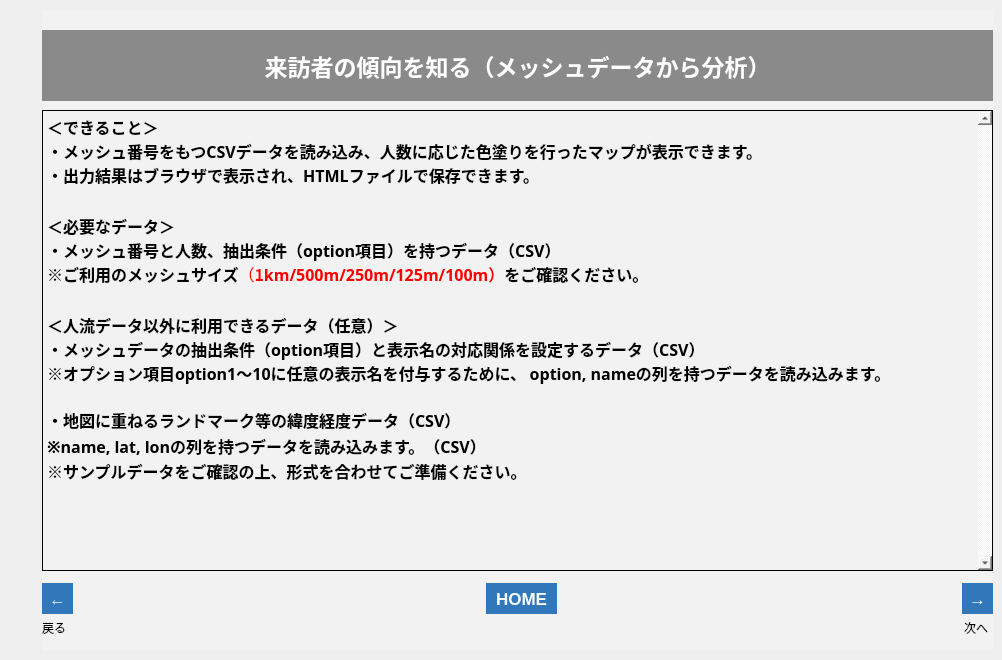
   <widget class="QWidget" name="widget">
    <attribute name="title">
     <string>001_1</string>
    </attribute>
    <widget class="QFrame" name="frame_2">
     <property name="geometry">
      <rect>
       <x>42</x>
       <y>10</y>
       <width>951</width>
       <height>641</height>
      </rect>
     </property>
     <property name="styleSheet">
      <string notr="true">background-color: rgb(242, 242, 242);</string>
     </property>
     <property name="frameShape">
      <enum>QFrame::NoFrame</enum>
     </property>
     <property name="frameShadow">
      <enum>QFrame::Plain</enum>
     </property>
     <property name="lineWidth">
      <number>0</number>
     </property>
     <widget class="QLabel" name="label_12">
      <property name="geometry">
       <rect>
        <x>922</x>
        <y>610</y>
        <width>31</width>
        <height>16</height>
       </rect>
      </property>
      <property name="text">
       <string>次へ</string>
      </property>
     </widget>
     <widget class="QLabel" name="label_11">
      <property name="geometry">
       <rect>
        <x>0</x>
        <y>610</y>
        <width>50</width>
        <height>16</height>
       </rect>
      </property>
      <property name="text">
       <string>戻る</string>
      </property>
     </widget>
     <widget class="QToolButton" name="btn_001_1_n">
      <property name="geometry">
       <rect>
        <x>920</x>
        <y>573</y>
        <width>31</width>
        <height>31</height>
       </rect>
      </property>
      <property name="font">
       <font>
        <pointsize>13</pointsize>
        <weight>75</weight>
        <bold>true</bold>
       </font>
      </property>
      <property name="styleSheet">
       <string notr="true">background-color: rgb(48,120,186);
color: rgb(255, 255, 255);
border: none;</string>
      </property>
      <property name="text">
       <string>→</string>
      </property>
     </widget>
     <widget class="QToolButton" name="btn_001_1_b">
      <property name="geometry">
       <rect>
        <x>0</x>
        <y>573</y>
        <width>31</width>
        <height>31</height>
       </rect>
      </property>
      <property name="font">
       <font>
        <pointsize>13</pointsize>
        <weight>75</weight>
        <bold>true</bold>
       </font>
      </property>
      <property name="styleSheet">
       <string notr="true">background-color: rgb(48,120,186);
color: rgb(255, 255, 255);
border: none;</string>
      </property>
      <property name="text">
       <string>←</string>
      </property>
     </widget>
     <widget class="QLabel" name="label_6">
      <property name="geometry">
       <rect>
        <x>0</x>
        <y>20</y>
        <width>951</width>
        <height>71</height>
       </rect>
      </property>
      <property name="font">
       <font>
        <family>游ゴシック</family>
        <pointsize>17</pointsize>
        <weight>75</weight>
        <bold>true</bold>
       </font>
      </property>
      <property name="styleSheet">
       <string notr="true">background-color: rgb(138, 138, 138);
color: rgb(255, 255, 255);</string>
      </property>
      <property name="text">
       <string>来訪者の傾向を知る（メッシュデータから分析）</string>
      </property>
      <property name="alignment">
       <set>Qt::AlignCenter</set>
      </property>
     </widget>
     <widget class="QToolButton" name="btn_home_1">
      <property name="geometry">
       <rect>
        <x>444</x>
        <y>573</y>
        <width>71</width>
        <height>31</height>
       </rect>
      </property>
      <property name="font">
       <font>
        <pointsize>13</pointsize>
        <weight>75</weight>
        <bold>true</bold>
       </font>
      </property>
      <property name="styleSheet">
       <string notr="true">background-color: rgb(48,120,186);
color: rgb(255, 255, 255);
border: none;</string>
      </property>
      <property name="text">
       <string>HOME</string>
      </property>
     </widget>
     <widget class="QTextEdit" name="textEdit">
      <property name="geometry">
       <rect>
        <x>0</x>
        <y>100</y>
        <width>951</width>
        <height>461</height>
       </rect>
      </property>
      <property name="palette">
       <palette>
        <active>
         <colorrole role="Button">
          <brush brushstyle="SolidPattern">
           <color alpha="255">
            <red>242</red>
            <green>242</green>
            <blue>242</blue>
           </color>
          </brush>
         </colorrole>
         <colorrole role="Base">
          <brush brushstyle="SolidPattern">
           <color alpha="255">
            <red>242</red>
            <green>242</green>
            <blue>242</blue>
           </color>
          </brush>
         </colorrole>
         <colorrole role="Window">
          <brush brushstyle="SolidPattern">
           <color alpha="255">
            <red>242</red>
            <green>242</green>
            <blue>242</blue>
           </color>
          </brush>
         </colorrole>
         <colorrole role="Highlight">
          <brush brushstyle="SolidPattern">
           <color alpha="255">
            <red>143</red>
            <green>201</green>
            <blue>247</blue>
           </color>
          </brush>
         </colorrole>
        </active>
        <inactive>
         <colorrole role="Button">
          <brush brushstyle="SolidPattern">
           <color alpha="255">
            <red>242</red>
            <green>242</green>
            <blue>242</blue>
           </color>
          </brush>
         </colorrole>
         <colorrole role="Base">
          <brush brushstyle="SolidPattern">
           <color alpha="255">
            <red>242</red>
            <green>242</green>
            <blue>242</blue>
           </color>
          </brush>
         </colorrole>
         <colorrole role="Window">
          <brush brushstyle="SolidPattern">
           <color alpha="255">
            <red>242</red>
            <green>242</green>
            <blue>242</blue>
           </color>
          </brush>
         </colorrole>
         <colorrole role="Highlight">
          <brush brushstyle="SolidPattern">
           <color alpha="255">
            <red>143</red>
            <green>201</green>
            <blue>247</blue>
           </color>
          </brush>
         </colorrole>
        </inactive>
        <disabled>
         <colorrole role="Button">
          <brush brushstyle="SolidPattern">
           <color alpha="255">
            <red>242</red>
            <green>242</green>
            <blue>242</blue>
           </color>
          </brush>
         </colorrole>
         <colorrole role="Base">
          <brush brushstyle="SolidPattern">
           <color alpha="255">
            <red>242</red>
            <green>242</green>
            <blue>242</blue>
           </color>
          </brush>
         </colorrole>
         <colorrole role="Window">
          <brush brushstyle="SolidPattern">
           <color alpha="255">
            <red>242</red>
            <green>242</green>
            <blue>242</blue>
           </color>
          </brush>
         </colorrole>
         <colorrole role="Highlight">
          <brush brushstyle="SolidPattern">
           <color alpha="255">
            <red>143</red>
            <green>201</green>
            <blue>247</blue>
           </color>
          </brush>
         </colorrole>
        </disabled>
       </palette>
      </property>
      <property name="font">
       <font>
        <family>游ゴシック</family>
        <pointsize>14</pointsize>
       </font>
      </property>
      <property name="styleSheet">
       <string notr="true">selection-background-color: rgb(143, 201, 247);</string>
      </property>
      <property name="frameShape">
       <enum>QFrame::Panel</enum>
      </property>
      <property name="frameShadow">
       <enum>QFrame::Plain</enum>
      </property>
      <property name="verticalScrollBarPolicy">
       <enum>Qt::ScrollBarAlwaysOn</enum>
      </property>
      <property name="readOnly">
       <bool>true</bool>
      </property>
      <property name="html">
       <string>&lt;!DOCTYPE HTML PUBLIC &quot;-//W3C//DTD HTML 4.0//EN&quot; &quot;http://www.w3.org/TR/REC-html40/strict.dtd&quot;&gt;
&lt;html&gt;&lt;head&gt;&lt;meta name=&quot;qrichtext&quot; content=&quot;1&quot; /&gt;&lt;style type=&quot;text/css&quot;&gt;
p, li { white-space: pre-wrap; }
&lt;/style&gt;&lt;/head&gt;&lt;body style=&quot; font-family:'游ゴシック'; font-size:14pt; font-weight:400; font-style:normal;&quot;&gt;
&lt;p style=&quot; margin-top:0px; margin-bottom:0px; margin-left:0px; margin-right:0px; -qt-block-indent:0; text-indent:0px;&quot;&gt;&lt;span style=&quot; font-size:12pt; font-weight:600;&quot;&gt;＜できること＞ &lt;/span&gt;&lt;/p&gt;
&lt;p style=&quot; margin-top:0px; margin-bottom:0px; margin-left:0px; margin-right:0px; -qt-block-indent:0; text-indent:0px;&quot;&gt;&lt;span style=&quot; font-size:12pt; font-weight:600;&quot;&gt;・メッシュ番号をもつCSVデータを読み込み、人数に応じた色塗りを行ったマップが表示できます。&lt;/span&gt;&lt;/p&gt;
&lt;p style=&quot; margin-top:0px; margin-bottom:0px; margin-left:0px; margin-right:0px; -qt-block-indent:0; text-indent:0px;&quot;&gt;&lt;span style=&quot; font-size:12pt; font-weight:600;&quot;&gt;・出力結果はブラウザで表示され、HTMLファイルで保存できます。 &lt;/span&gt;&lt;/p&gt;
&lt;p style=&quot;-qt-paragraph-type:empty; margin-top:0px; margin-bottom:0px; margin-left:0px; margin-right:0px; -qt-block-indent:0; text-indent:0px;&quot;&gt;&lt;br /&gt;&lt;/p&gt;
&lt;p style=&quot; margin-top:0px; margin-bottom:0px; margin-left:0px; margin-right:0px; -qt-block-indent:0; text-indent:0px;&quot;&gt;&lt;span style=&quot; font-size:12pt; font-weight:600;&quot;&gt;＜必要なデータ＞&lt;/span&gt;&lt;/p&gt;
&lt;p style=&quot; margin-top:0px; margin-bottom:0px; margin-left:0px; margin-right:0px; -qt-block-indent:0; text-indent:0px;&quot;&gt;&lt;span style=&quot; font-size:12pt; font-weight:600;&quot;&gt;・メッシュ番号と人数、抽出条件（option項目）を持つデータ（CSV）&lt;/span&gt;&lt;/p&gt;
&lt;p style=&quot; margin-top:0px; margin-bottom:0px; margin-left:0px; margin-right:0px; -qt-block-indent:0; text-indent:0px;&quot;&gt;&lt;span style=&quot; font-size:12pt; font-weight:600;&quot;&gt;※ご利用のメッシュサイズ&lt;/span&gt;&lt;span style=&quot; font-size:12pt; color:#ff0000;&quot;&gt;（&lt;/span&gt;&lt;span style=&quot; font-size:12pt; font-weight:600; color:#ff0000;&quot;&gt;1km/500m/250m/125m/100m）&lt;/span&gt;&lt;span style=&quot; font-size:12pt; font-weight:600;&quot;&gt;をご確認ください。&lt;/span&gt;&lt;/p&gt;
&lt;p style=&quot;-qt-paragraph-type:empty; margin-top:0px; margin-bottom:0px; margin-left:0px; margin-right:0px; -qt-block-indent:0; text-indent:0px;&quot;&gt;&lt;br /&gt;&lt;/p&gt;
&lt;p style=&quot; margin-top:0px; margin-bottom:0px; margin-left:0px; margin-right:0px; -qt-block-indent:0; text-indent:0px;&quot;&gt;&lt;span style=&quot; font-size:12pt; font-weight:600;&quot;&gt;＜人流データ以外に利用できるデータ（任意）＞ &lt;/span&gt;&lt;/p&gt;
&lt;p style=&quot; margin-top:0px; margin-bottom:0px; margin-left:0px; margin-right:0px; -qt-block-indent:0; text-indent:0px;&quot;&gt;&lt;span style=&quot; font-size:12pt; font-weight:600;&quot;&gt;・メッシュデータの抽出条件（option項目）と表示名の対応関係を設定するデータ（CSV）&lt;/span&gt;&lt;/p&gt;
&lt;p style=&quot; margin-top:0px; margin-bottom:0px; margin-left:0px; margin-right:0px; -qt-block-indent:0; text-indent:0px;&quot;&gt;&lt;span style=&quot; font-family:'Calibri'; font-size:12pt; font-weight:600; color:#000000;&quot;&gt;※&lt;/span&gt;&lt;span style=&quot; font-size:12pt; font-weight:600; color:#000000;&quot;&gt;オプション項目&lt;/span&gt;&lt;span style=&quot; font-family:'Calibri'; font-size:12pt; font-weight:600; color:#000000;&quot;&gt;option1&lt;/span&gt;&lt;span style=&quot; font-size:12pt; font-weight:600; color:#000000;&quot;&gt;～&lt;/span&gt;&lt;span style=&quot; font-family:'Calibri'; font-size:12pt; font-weight:600; color:#000000;&quot;&gt;10&lt;/span&gt;&lt;span style=&quot; font-size:12pt; font-weight:600; color:#000000;&quot;&gt;に任意の表示名を付与するために、&lt;/span&gt;&lt;span style=&quot; font-size:12pt;&quot;&gt; &lt;/span&gt;&lt;span style=&quot; font-family:'Calibri'; font-size:12pt; font-weight:600; color:#000000;&quot;&gt;option, name&lt;/span&gt;&lt;span style=&quot; font-size:12pt; font-weight:600; color:#000000;&quot;&gt;の列を持つデータを読み込みます。&lt;/span&gt;&lt;/p&gt;
&lt;p style=&quot; margin-top:0px; margin-bottom:0px; margin-left:0px; margin-right:0px; -qt-block-indent:0; text-indent:0px;&quot;&gt;&lt;span style=&quot; font-size:12pt;&quot;&gt; &lt;/span&gt;&lt;/p&gt;
&lt;p style=&quot; margin-top:0px; margin-bottom:0px; margin-left:0px; margin-right:0px; -qt-block-indent:0; text-indent:0px;&quot;&gt;&lt;span style=&quot; font-size:12pt; font-weight:600;&quot;&gt;・地図に重ねるランドマーク等の緯度経度データ（CSV）&lt;/span&gt;&lt;/p&gt;
&lt;p style=&quot; margin-top:0px; margin-bottom:0px; margin-left:0px; margin-right:0px; -qt-block-indent:0; text-indent:0px;&quot;&gt;&lt;span style=&quot; font-family:'Calibri'; font-size:12pt; font-weight:600; color:#000000;&quot;&gt;※name, lat, lon&lt;/span&gt;&lt;span style=&quot; font-size:12pt; font-weight:600; color:#000000;&quot;&gt;の列を持つデータを読み込みます。（&lt;/span&gt;&lt;span style=&quot; font-family:'Calibri'; font-size:12pt; font-weight:600; color:#000000;&quot;&gt;CSV&lt;/span&gt;&lt;span style=&quot; font-size:12pt; font-weight:600; color:#000000;&quot;&gt;）&lt;/span&gt; &lt;/p&gt;
&lt;p style=&quot; margin-top:0px; margin-bottom:0px; margin-left:0px; margin-right:0px; -qt-block-indent:0; text-indent:0px;&quot;&gt;&lt;span style=&quot; font-size:12pt; font-weight:600;&quot;&gt;※サンプルデータをご確認の上、形式を合わせてご準備ください。 &lt;/span&gt;&lt;/p&gt;&lt;/body&gt;&lt;/html&gt;</string>
      </property>
     </widget>
    </widget>
   </widget>
